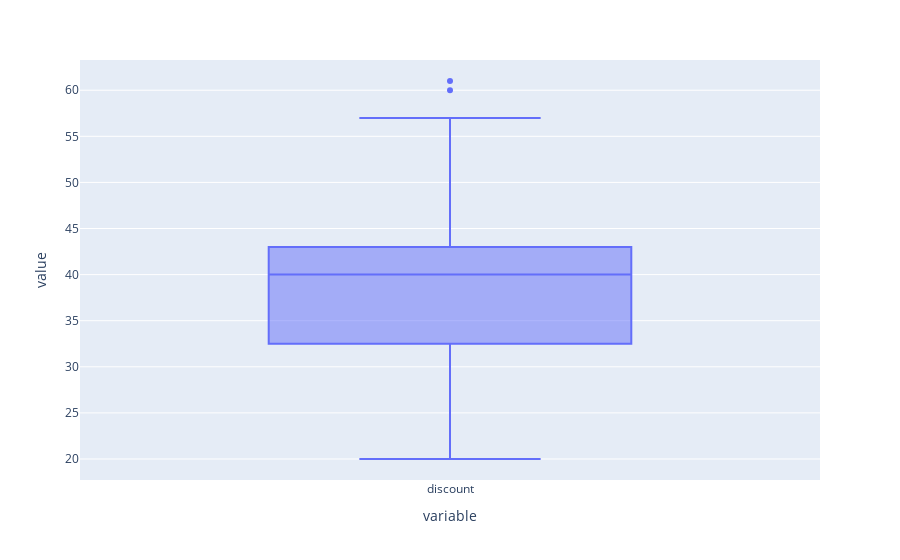

The code cell stored with this chart in its notebook:
### Markdown cell above
##### AFTER

### Code cell
plot = px.box(df['discount'])
plot.show()

### Figure 1 — Plotly figure (JSON) as saved in the notebook; plotly's stock layout.template omitted (floating-point values rounded to 4 significant figures)
{"data": [{"alignmentgroup": "True", "hovertemplate": "variable=%{x}<br>value=%{y}<extra></extra>", "legendgroup": "", "marker": {"color": "#636efa"}, "name": "", "notched": false, "offsetgroup": "", "orientation": "v", "showlegend": false, "type": "box", "x": ["discount", "discount", "discount", "discount", "discount", "discount", "discount", "discount", "discount", "discount", "discount", "discount", "discount", "discount", "discount", "discount", "discount", "discount", "discount", "discount", "discount", "discount", "discount", "discount", "discount", "discount", "discount", "discount", "discount", "discount", "discount", "discount", "discount", "discount", "discount", "discount", "discount", "discount", "discount", "discount", "discount", "discount", "discount", "discount", "discount", "discount", "discount", "discount", "discount", "discount", "discount", "discount", "discount", "discount", "discount", "discount", "discount", "discount", "discount"], "x0": " ", "xaxis": "x", "y": [45, 20, 44, 32, 39, 36, 39, 40, 35, 56, 32, 34, 38, 25, 28, 56, 60, 43, 34, 43, 42, 42, 39, 40, 29, 28, 50, 36, 57, 31, 40, 40.05, 28, 28, 61, 40, 43, 27, 28, 37, 40.05, 48, 40, 31, 40.05, 40.05, 40.05, 40.05, 22, 40.05, 56, 49, 44, 27, 40.05, 43, 39, 40, 40.05], "y0": " ", "yaxis": "y"}], "layout": {"boxmode": "group", "legend": {"tracegroupgap": 0}, "margin": {"t": 60}, "xaxis": {"anchor": "y", "domain": [0, 1], "title": {"text": "variable"}}, "yaxis": {"anchor": "x", "domain": [0, 1], "title": {"text": "value"}}}}
